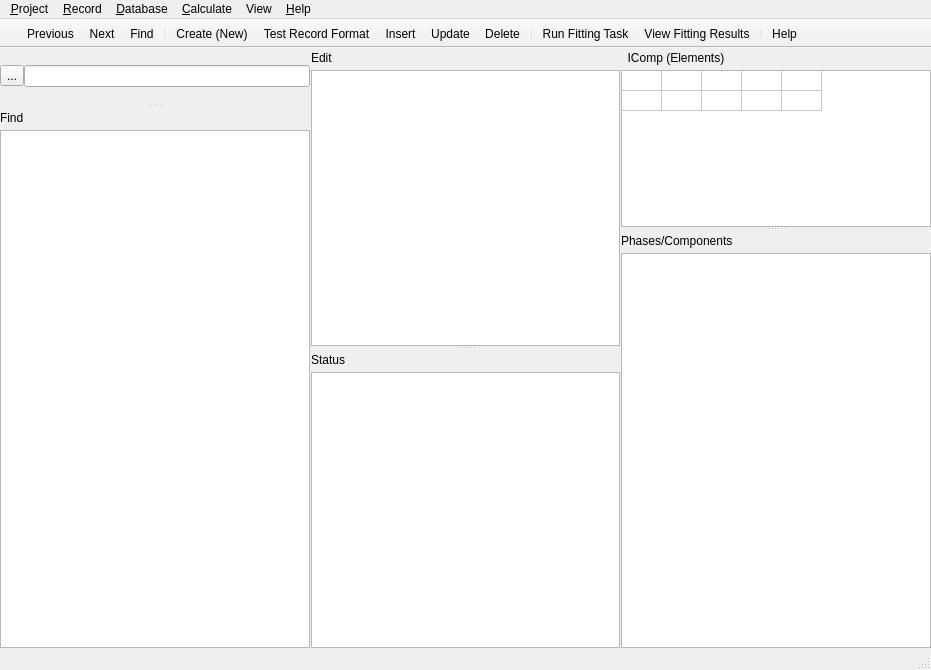
<?xml version="1.0" encoding="UTF-8"?>
<ui version="4.0">
 <class>FITMainWindow</class>
 <widget class="QMainWindow" name="FITMainWindow">
  <property name="geometry">
   <rect>
    <x>0</x>
    <y>0</y>
    <width>931</width>
    <height>670</height>
   </rect>
  </property>
  <property name="windowTitle">
   <string>GEMSFITS: Optimization of GEM Input Parameters</string>
  </property>
  <property name="windowIcon">
   <iconset resource="../fgui.qrc">
    <normaloff>:/modules/Icons/FitSpaceModuleIcon.png</normaloff>:/modules/Icons/FitSpaceModuleIcon.png</iconset>
  </property>
  <widget class="QWidget" name="centralwidget">
   <layout class="QHBoxLayout" name="horizontalLayout">
    <property name="spacing">
     <number>0</number>
    </property>
    <property name="leftMargin">
     <number>0</number>
    </property>
    <property name="topMargin">
     <number>0</number>
    </property>
    <property name="rightMargin">
     <number>0</number>
    </property>
    <property name="bottomMargin">
     <number>0</number>
    </property>
    <item>
     <widget class="QSplitter" name="splV">
      <property name="orientation">
       <enum>Qt::Horizontal</enum>
      </property>
      <property name="handleWidth">
       <number>1</number>
      </property>
      <property name="childrenCollapsible">
       <bool>false</bool>
      </property>
      <widget class="QWidget" name="widgetList" native="true">
       <layout class="QVBoxLayout" name="verticalLayout_2">
        <property name="spacing">
         <number>0</number>
        </property>
        <property name="leftMargin">
         <number>0</number>
        </property>
        <property name="topMargin">
         <number>0</number>
        </property>
        <property name="rightMargin">
         <number>0</number>
        </property>
        <property name="bottomMargin">
         <number>0</number>
        </property>
        <item>
         <widget class="QSplitter" name="splKey">
          <property name="orientation">
           <enum>Qt::Vertical</enum>
          </property>
          <property name="childrenCollapsible">
           <bool>false</bool>
          </property>
          <widget class="QWidget" name="widgetKeys" native="true">
           <layout class="QGridLayout" name="gridLayout" rowstretch="0">
            <property name="leftMargin">
             <number>0</number>
            </property>
            <property name="topMargin">
             <number>0</number>
            </property>
            <property name="rightMargin">
             <number>0</number>
            </property>
            <property name="bottomMargin">
             <number>0</number>
            </property>
            <property name="spacing">
             <number>0</number>
            </property>
            <item row="0" column="0">
             <widget class="QToolButton" name="filterButton">
              <property name="text">
               <string>...</string>
              </property>
              <property name="icon">
               <iconset resource="../fgui.qrc">
                <normaloff>:/menu/Icons/SelectDisplayRecordIcon.png</normaloff>:/menu/Icons/SelectDisplayRecordIcon.png</iconset>
              </property>
             </widget>
            </item>
            <item row="0" column="1">
             <widget class="QLineEdit" name="filterEdit"/>
            </item>
           </layout>
          </widget>
          <widget class="QWidget" name="widgetQuery" native="true">
           <layout class="QVBoxLayout" name="verticalLayout_3">
            <property name="spacing">
             <number>5</number>
            </property>
            <property name="leftMargin">
             <number>0</number>
            </property>
            <property name="topMargin">
             <number>3</number>
            </property>
            <property name="rightMargin">
             <number>0</number>
            </property>
            <property name="bottomMargin">
             <number>0</number>
            </property>
            <item>
             <widget class="QLabel" name="label_5">
              <property name="text">
               <string>Find</string>
              </property>
             </widget>
            </item>
            <item>
             <widget class="QTextEdit" name="queryEdit"/>
            </item>
           </layout>
          </widget>
         </widget>
        </item>
       </layout>
      </widget>
      <widget class="QWidget" name="widgetRecord" native="true">
       <layout class="QVBoxLayout" name="verticalLayout_6">
        <property name="spacing">
         <number>0</number>
        </property>
        <property name="leftMargin">
         <number>0</number>
        </property>
        <property name="topMargin">
         <number>0</number>
        </property>
        <property name="rightMargin">
         <number>0</number>
        </property>
        <property name="bottomMargin">
         <number>0</number>
        </property>
        <item>
         <widget class="QSplitter" name="splRecord">
          <property name="orientation">
           <enum>Qt::Vertical</enum>
          </property>
          <widget class="QWidget" name="widget" native="true">
           <layout class="QVBoxLayout" name="verticalLayout_7">
            <property name="spacing">
             <number>5</number>
            </property>
            <property name="leftMargin">
             <number>0</number>
            </property>
            <property name="topMargin">
             <number>3</number>
            </property>
            <property name="rightMargin">
             <number>0</number>
            </property>
            <property name="bottomMargin">
             <number>0</number>
            </property>
            <item>
             <widget class="QLabel" name="label_3">
              <property name="text">
               <string>Edit</string>
              </property>
             </widget>
            </item>
            <item>
             <widget class="QTextEdit" name="recordEdit"/>
            </item>
           </layout>
          </widget>
          <widget class="QWidget" name="widget_2" native="true">
           <layout class="QVBoxLayout" name="verticalLayout_8">
            <property name="spacing">
             <number>5</number>
            </property>
            <property name="leftMargin">
             <number>0</number>
            </property>
            <property name="topMargin">
             <number>3</number>
            </property>
            <property name="rightMargin">
             <number>0</number>
            </property>
            <property name="bottomMargin">
             <number>0</number>
            </property>
            <item>
             <widget class="QLabel" name="label_4">
              <property name="text">
               <string>Status</string>
              </property>
             </widget>
            </item>
            <item>
             <widget class="QTextEdit" name="statusEdit">
              <property name="readOnly">
               <bool>true</bool>
              </property>
             </widget>
            </item>
           </layout>
          </widget>
         </widget>
        </item>
       </layout>
      </widget>
      <widget class="QWidget" name="widgetGEMS" native="true">
       <layout class="QVBoxLayout" name="verticalLayout">
        <property name="spacing">
         <number>0</number>
        </property>
        <property name="leftMargin">
         <number>0</number>
        </property>
        <property name="topMargin">
         <number>0</number>
        </property>
        <property name="rightMargin">
         <number>0</number>
        </property>
        <property name="bottomMargin">
         <number>0</number>
        </property>
        <item>
         <widget class="QSplitter" name="splGEMS">
          <property name="orientation">
           <enum>Qt::Vertical</enum>
          </property>
          <property name="childrenCollapsible">
           <bool>false</bool>
          </property>
          <widget class="QWidget" name="widgetIC" native="true">
           <layout class="QVBoxLayout" name="verticalLayout_4">
            <property name="spacing">
             <number>5</number>
            </property>
            <property name="leftMargin">
             <number>0</number>
            </property>
            <property name="topMargin">
             <number>3</number>
            </property>
            <property name="rightMargin">
             <number>0</number>
            </property>
            <property name="bottomMargin">
             <number>0</number>
            </property>
            <item>
             <widget class="QLabel" name="label">
              <property name="text">
               <string>  IComp (Elements)</string>
              </property>
             </widget>
            </item>
            <item>
             <widget class="QTableWidget" name="tableIComp">
              <property name="sizeAdjustPolicy">
               <enum>QAbstractScrollArea::AdjustToContents</enum>
              </property>
              <property name="editTriggers">
               <set>QAbstractItemView::NoEditTriggers</set>
              </property>
              <property name="dragEnabled">
               <bool>true</bool>
              </property>
              <property name="defaultDropAction">
               <enum>Qt::CopyAction</enum>
              </property>
              <property name="selectionMode">
               <enum>QAbstractItemView::SingleSelection</enum>
              </property>
              <property name="rowCount">
               <number>2</number>
              </property>
              <property name="columnCount">
               <number>5</number>
              </property>
              <attribute name="horizontalHeaderVisible">
               <bool>false</bool>
              </attribute>
              <attribute name="horizontalHeaderDefaultSectionSize">
               <number>40</number>
              </attribute>
              <attribute name="horizontalHeaderMinimumSectionSize">
               <number>10</number>
              </attribute>
              <attribute name="verticalHeaderVisible">
               <bool>false</bool>
              </attribute>
              <attribute name="verticalHeaderDefaultSectionSize">
               <number>20</number>
              </attribute>
              <row/>
              <row/>
              <column/>
              <column/>
              <column/>
              <column/>
              <column/>
             </widget>
            </item>
           </layout>
          </widget>
          <widget class="QWidget" name="widgetPhase" native="true">
           <layout class="QVBoxLayout" name="verticalLayout_5">
            <property name="spacing">
             <number>5</number>
            </property>
            <property name="leftMargin">
             <number>0</number>
            </property>
            <property name="topMargin">
             <number>3</number>
            </property>
            <property name="rightMargin">
             <number>0</number>
            </property>
            <property name="bottomMargin">
             <number>0</number>
            </property>
            <item>
             <widget class="QLabel" name="label_2">
              <property name="text">
               <string>Phases/Components</string>
              </property>
             </widget>
            </item>
            <item>
             <widget class="QTreeWidget" name="listPhases">
              <property name="editTriggers">
               <set>QAbstractItemView::NoEditTriggers</set>
              </property>
              <property name="tabKeyNavigation">
               <bool>true</bool>
              </property>
              <property name="dragEnabled">
               <bool>true</bool>
              </property>
              <attribute name="headerVisible">
               <bool>false</bool>
              </attribute>
              <column>
               <property name="text">
                <string notr="true">1</string>
               </property>
              </column>
             </widget>
            </item>
           </layout>
          </widget>
         </widget>
        </item>
       </layout>
      </widget>
     </widget>
    </item>
   </layout>
  </widget>
  <widget class="QMenuBar" name="menubar">
   <property name="geometry">
    <rect>
     <x>0</x>
     <y>0</y>
     <width>931</width>
     <height>20</height>
    </rect>
   </property>
   <widget class="QMenu" name="menuTask">
    <property name="title">
     <string>&amp;Project</string>
    </property>
    <addaction name="separator"/>
    <addaction name="action_Select_project"/>
    <addaction name="action_New_Project"/>
    <addaction name="action_Config_Project"/>
    <addaction name="separator"/>
    <addaction name="action_DataBase_mode"/>
    <addaction name="action_Task_Mode"/>
    <addaction name="actionFits_View_Mode"/>
    <addaction name="separator"/>
    <addaction name="actionSelect_GEMS"/>
    <addaction name="separator"/>
    <addaction name="action_Exit"/>
   </widget>
   <widget class="QMenu" name="menuRecord">
    <property name="title">
     <string>&amp;Record</string>
    </property>
    <addaction name="actionCreate_New"/>
    <addaction name="actionUpdate_Test"/>
    <addaction name="separator"/>
    <addaction name="action_Update"/>
    <addaction name="action_Insert"/>
    <addaction name="separator"/>
    <addaction name="actionDelete"/>
    <addaction name="separator"/>
    <addaction name="action_Find"/>
   </widget>
   <widget class="QMenu" name="menuRecod_List">
    <property name="title">
     <string>&amp;Database</string>
    </property>
    <addaction name="actionOverwrite"/>
    <addaction name="separator"/>
    <addaction name="actionBackup_to_JSON"/>
    <addaction name="actionRestore_from_JSON"/>
    <addaction name="separator"/>
    <addaction name="actionRestore_from_csv"/>
    <addaction name="actionBackup_to_csv"/>
    <addaction name="separator"/>
    <addaction name="actionRestore_from_YAML"/>
    <addaction name="actionBackup_to_YAML"/>
    <addaction name="separator"/>
    <addaction name="actionRestore_from_TXT"/>
    <addaction name="actionBackup_to_TXT"/>
    <addaction name="separator"/>
    <addaction name="action_Delete_multiple_data"/>
   </widget>
   <widget class="QMenu" name="menu_Calc">
    <property name="title">
     <string>&amp;Calculate</string>
    </property>
    <addaction name="action_Run_test"/>
    <addaction name="action_Show_Results"/>
   </widget>
   <widget class="QMenu" name="menu_Help">
    <property name="title">
     <string>&amp;Help</string>
    </property>
    <addaction name="action_Preferences"/>
    <addaction name="separator"/>
    <addaction name="actionHelp"/>
    <addaction name="actionAbout"/>
    <addaction name="separator"/>
    <addaction name="actionAuthors"/>
    <addaction name="actionLicense"/>
   </widget>
   <widget class="QMenu" name="menuView">
    <property name="title">
     <string>View</string>
    </property>
    <addaction name="actionData_in_JSON"/>
    <addaction name="actionData_in_YAML"/>
   </widget>
   <addaction name="menuTask"/>
   <addaction name="menuRecord"/>
   <addaction name="menuRecod_List"/>
   <addaction name="menu_Calc"/>
   <addaction name="menuView"/>
   <addaction name="menu_Help"/>
  </widget>
  <widget class="QStatusBar" name="statusbar"/>
  <widget class="QToolBar" name="toolBar_2">
   <property name="windowTitle">
    <string>toolBar</string>
   </property>
   <property name="movable">
    <bool>false</bool>
   </property>
   <attribute name="toolBarArea">
    <enum>TopToolBarArea</enum>
   </attribute>
   <attribute name="toolBarBreak">
    <bool>false</bool>
   </attribute>
  </widget>
  <widget class="QToolBar" name="toolBarTask">
   <property name="windowTitle">
    <string>toolBar_2</string>
   </property>
   <property name="movable">
    <bool>false</bool>
   </property>
   <attribute name="toolBarArea">
    <enum>TopToolBarArea</enum>
   </attribute>
   <attribute name="toolBarBreak">
    <bool>false</bool>
   </attribute>
  </widget>
  <widget class="QToolBar" name="toolBarMenu">
   <property name="windowTitle">
    <string>toolBar_3</string>
   </property>
   <property name="movable">
    <bool>false</bool>
   </property>
   <attribute name="toolBarArea">
    <enum>TopToolBarArea</enum>
   </attribute>
   <attribute name="toolBarBreak">
    <bool>false</bool>
   </attribute>
   <addaction name="actionPrevious"/>
   <addaction name="actionNext"/>
   <addaction name="action_Find"/>
   <addaction name="separator"/>
   <addaction name="actionCreate_New"/>
   <addaction name="actionUpdate_Test"/>
   <addaction name="action_Insert"/>
   <addaction name="action_Update"/>
   <addaction name="actionDelete"/>
   <addaction name="separator"/>
   <addaction name="action_Run_test"/>
   <addaction name="action_Show_Results"/>
   <addaction name="separator"/>
   <addaction name="actionHelp"/>
  </widget>
  <widget class="QToolBar" name="toolBarGems">
   <property name="windowTitle">
    <string>toolBar</string>
   </property>
   <property name="movable">
    <bool>false</bool>
   </property>
   <attribute name="toolBarArea">
    <enum>TopToolBarArea</enum>
   </attribute>
   <attribute name="toolBarBreak">
    <bool>false</bool>
   </attribute>
  </widget>
  <action name="action_DataBase_mode">
   <property name="checkable">
    <bool>true</bool>
   </property>
   <property name="icon">
    <iconset resource="../fgui.qrc">
     <normaloff>:/menu/Icons/DatabaseModeIcon.png</normaloff>:/menu/Icons/DatabaseModeIcon.png</iconset>
   </property>
   <property name="text">
    <string>&amp;Database Mode</string>
   </property>
  </action>
  <action name="action_Task_Mode">
   <property name="checkable">
    <bool>true</bool>
   </property>
   <property name="icon">
    <iconset resource="../fgui.qrc">
     <normaloff>:/modules/Icons/DualThModuleIcon.png</normaloff>:/modules/Icons/DualThModuleIcon.png</iconset>
   </property>
   <property name="text">
    <string>Fit &amp;Task Mode</string>
   </property>
  </action>
  <action name="action_New_Project">
   <property name="text">
    <string>&amp;New Project...</string>
   </property>
  </action>
  <action name="action_Select_project">
   <property name="text">
    <string>&amp;Open Project...</string>
   </property>
  </action>
  <action name="actionSelect_GEMS">
   <property name="text">
    <string>Select &amp;GEMS3K Files</string>
   </property>
  </action>
  <action name="action_Exit">
   <property name="text">
    <string>&amp;Exit</string>
   </property>
  </action>
  <action name="actionCreate_New">
   <property name="icon">
    <iconset resource="../fgui.qrc">
     <normaloff>:/menu/Icons/NewCreateRecordIcon.png</normaloff>:/menu/Icons/NewCreateRecordIcon.png</iconset>
   </property>
   <property name="text">
    <string>&amp;Create (New)...</string>
   </property>
   <property name="toolTip">
    <string>Create New by template</string>
   </property>
  </action>
  <action name="action_Find">
   <property name="icon">
    <iconset resource="../fgui.qrc">
     <normaloff>:/menu/Icons/SelectDisplayRecordIcon.png</normaloff>:/menu/Icons/SelectDisplayRecordIcon.png</iconset>
   </property>
   <property name="text">
    <string>&amp;Find...</string>
   </property>
   <property name="toolTip">
    <string>Find</string>
   </property>
  </action>
  <action name="action_Update">
   <property name="icon">
    <iconset resource="../fgui.qrc">
     <normaloff>:/menu/Icons/SaveCurrentRecordIcon.png</normaloff>:/menu/Icons/SaveCurrentRecordIcon.png</iconset>
   </property>
   <property name="text">
    <string>&amp;Update ...</string>
   </property>
   <property name="toolTip">
    <string>Update current record</string>
   </property>
  </action>
  <action name="action_Insert">
   <property name="icon">
    <iconset resource="../fgui.qrc">
     <normaloff>:/menu/Icons/NewCloneRecordIcon.png</normaloff>:/menu/Icons/NewCloneRecordIcon.png</iconset>
   </property>
   <property name="text">
    <string>&amp;Insert ...</string>
   </property>
   <property name="toolTip">
    <string>Insert new record</string>
   </property>
  </action>
  <action name="actionDelete">
   <property name="icon">
    <iconset resource="../fgui.qrc">
     <normaloff>:/menu/Icons/DeleteCurrentRecordIcon.png</normaloff>:/menu/Icons/DeleteCurrentRecordIcon.png</iconset>
   </property>
   <property name="text">
    <string>&amp;Delete ...</string>
   </property>
   <property name="toolTip">
    <string>Delete current record</string>
   </property>
  </action>
  <action name="actionUpdate_Test">
   <property name="icon">
    <iconset resource="../fgui.qrc">
     <normaloff>:/menu/Icons/CalculateBCCIcon.png</normaloff>:/menu/Icons/CalculateBCCIcon.png</iconset>
   </property>
   <property name="text">
    <string>&amp;Test Record Format</string>
   </property>
  </action>
  <action name="actionBackup_to_JSON">
   <property name="text">
    <string>Backup data to &amp;JSON...</string>
   </property>
  </action>
  <action name="actionRestore_from_JSON">
   <property name="text">
    <string>Restore data from JSO&amp;N...</string>
   </property>
  </action>
  <action name="actionBackup_to_csv">
   <property name="text">
    <string>Export data to &amp;CSV...</string>
   </property>
  </action>
  <action name="actionRestore_from_csv">
   <property name="text">
    <string>Import data from C&amp;SV...</string>
   </property>
  </action>
  <action name="actionBackup_to_TXT">
   <property name="text">
    <string>Export fit task &amp;TXT file...</string>
   </property>
  </action>
  <action name="actionRestore_from_TXT">
   <property name="text">
    <string>Import fit task T&amp;XT file...</string>
   </property>
  </action>
  <action name="actionBackup_to_YAML">
   <property name="text">
    <string>Export data to &amp;YAML...</string>
   </property>
  </action>
  <action name="actionRestore_from_YAML">
   <property name="text">
    <string>Import data from Y&amp;AML...</string>
   </property>
  </action>
  <action name="action_Run_test">
   <property name="icon">
    <iconset resource="../fgui.qrc">
     <normaloff>:/menu/Icons/CalculateRecordDataIcon.png</normaloff>:/menu/Icons/CalculateRecordDataIcon.png</iconset>
   </property>
   <property name="text">
    <string>&amp;Run Fitting Task</string>
   </property>
  </action>
  <action name="action_Show_Results">
   <property name="icon">
    <iconset resource="../fgui.qrc">
     <normaloff>:/menu/Icons/ShowGEMResultsIcon.png</normaloff>:/menu/Icons/ShowGEMResultsIcon.png</iconset>
   </property>
   <property name="text">
    <string>&amp;View Fitting Results... </string>
   </property>
  </action>
  <action name="action_Preferences">
   <property name="icon">
    <iconset resource="../fgui.qrc">
     <normaloff>:/menu/Icons/RemakeRecordIcon.png</normaloff>:/menu/Icons/RemakeRecordIcon.png</iconset>
   </property>
   <property name="text">
    <string>&amp;Preferences ...</string>
   </property>
  </action>
  <action name="actionHelp">
   <property name="icon">
    <iconset resource="../fgui.qrc">
     <normaloff>:/menu/Icons/ShowHelpWindowIcon.png</normaloff>:/menu/Icons/ShowHelpWindowIcon.png</iconset>
   </property>
   <property name="text">
    <string>Help</string>
   </property>
  </action>
  <action name="actionAbout">
   <property name="text">
    <string>About</string>
   </property>
  </action>
  <action name="actionAuthors">
   <property name="text">
    <string>Authors</string>
   </property>
  </action>
  <action name="actionLicense">
   <property name="text">
    <string>License</string>
   </property>
  </action>
  <action name="actionNext">
   <property name="icon">
    <iconset resource="../fgui.qrc">
     <normaloff>:/menu/Icons/DisplayNextRecordIcon.png</normaloff>:/menu/Icons/DisplayNextRecordIcon.png</iconset>
   </property>
   <property name="text">
    <string>Next</string>
   </property>
  </action>
  <action name="actionPrevious">
   <property name="icon">
    <iconset resource="../fgui.qrc">
     <normaloff>:/menu/Icons/DisplayPrevRecordIcon.png</normaloff>:/menu/Icons/DisplayPrevRecordIcon.png</iconset>
   </property>
   <property name="text">
    <string>Previous</string>
   </property>
  </action>
  <action name="action_Config_Project">
   <property name="icon">
    <iconset resource="../fgui.qrc">
     <normaloff>:/modules/Icons/ModelingProjectIcon.png</normaloff>:/modules/Icons/ModelingProjectIcon.png</iconset>
   </property>
   <property name="text">
    <string>&amp;Reconfigure Project...</string>
   </property>
  </action>
  <action name="actionData_in_JSON">
   <property name="text">
    <string>Data in &amp;JSON</string>
   </property>
  </action>
  <action name="actionData_in_YAML">
   <property name="text">
    <string>Data in &amp;YAML</string>
   </property>
  </action>
  <action name="actionOverwrite">
   <property name="checkable">
    <bool>true</bool>
   </property>
   <property name="text">
    <string>Overwrite</string>
   </property>
  </action>
  <action name="action_Delete_multiple_data">
   <property name="text">
    <string>&amp;Delete multiple data... </string>
   </property>
  </action>
  <action name="actionFits_View_Mode">
   <property name="icon">
    <iconset resource="../fgui.qrc">
     <normaloff>:/modules/Icons/FitSpaceModuleIcon.png</normaloff>:/modules/Icons/FitSpaceModuleIcon.png</iconset>
   </property>
   <property name="text">
    <string>Fit &amp;View Mode</string>
   </property>
  </action>
  <action name="actionSave_Results_to_Database">
   <property name="icon">
    <iconset resource="../fgui.qrc">
     <normaloff>:/menu/Icons/DatabaseModeIcon.png</normaloff>:/menu/Icons/DatabaseModeIcon.png</iconset>
   </property>
   <property name="text">
    <string>Save Results to Database</string>
   </property>
  </action>
 </widget>
 <resources>
  <include location="../fgui.qrc"/>
 </resources>
 <connections/>
</ui>
